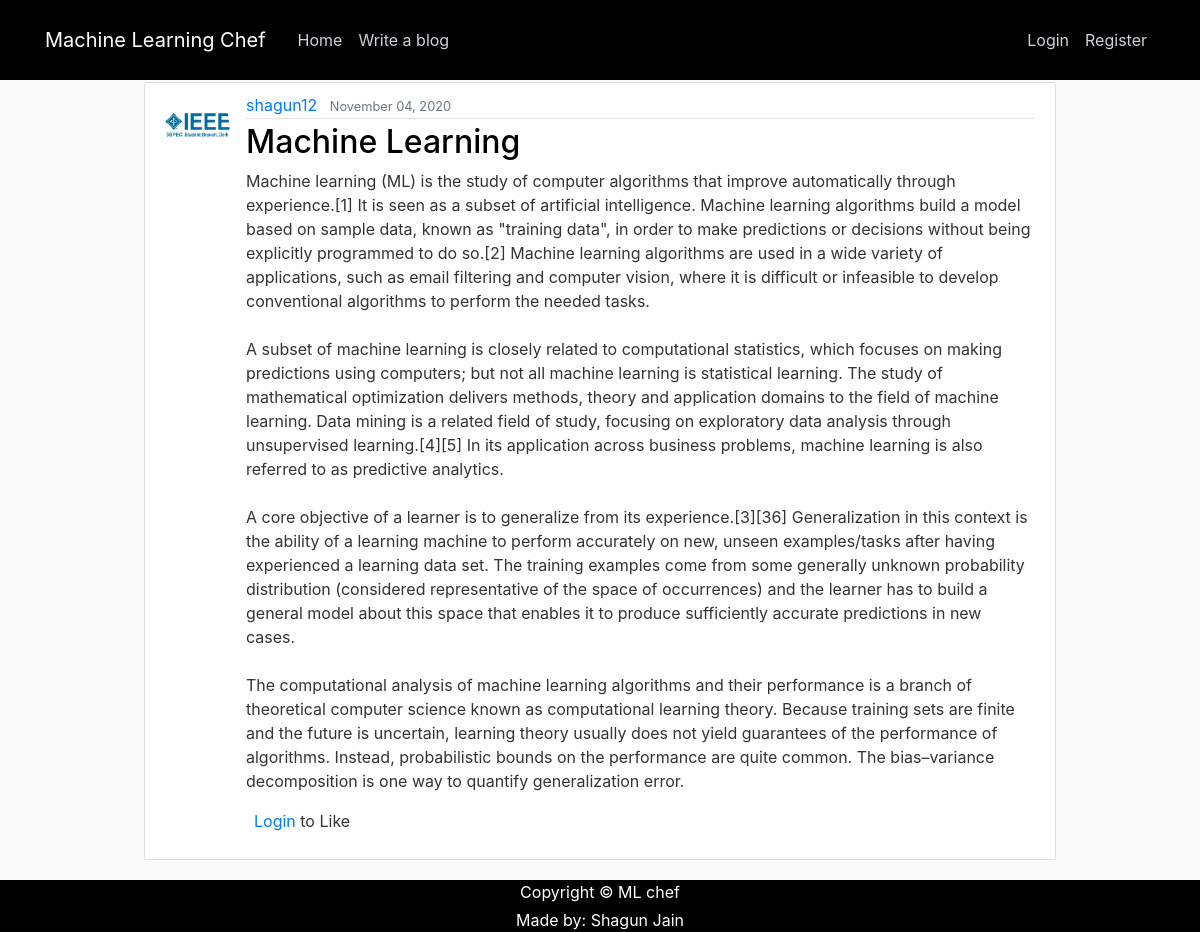
Page /post/2/ on the earlier database version.
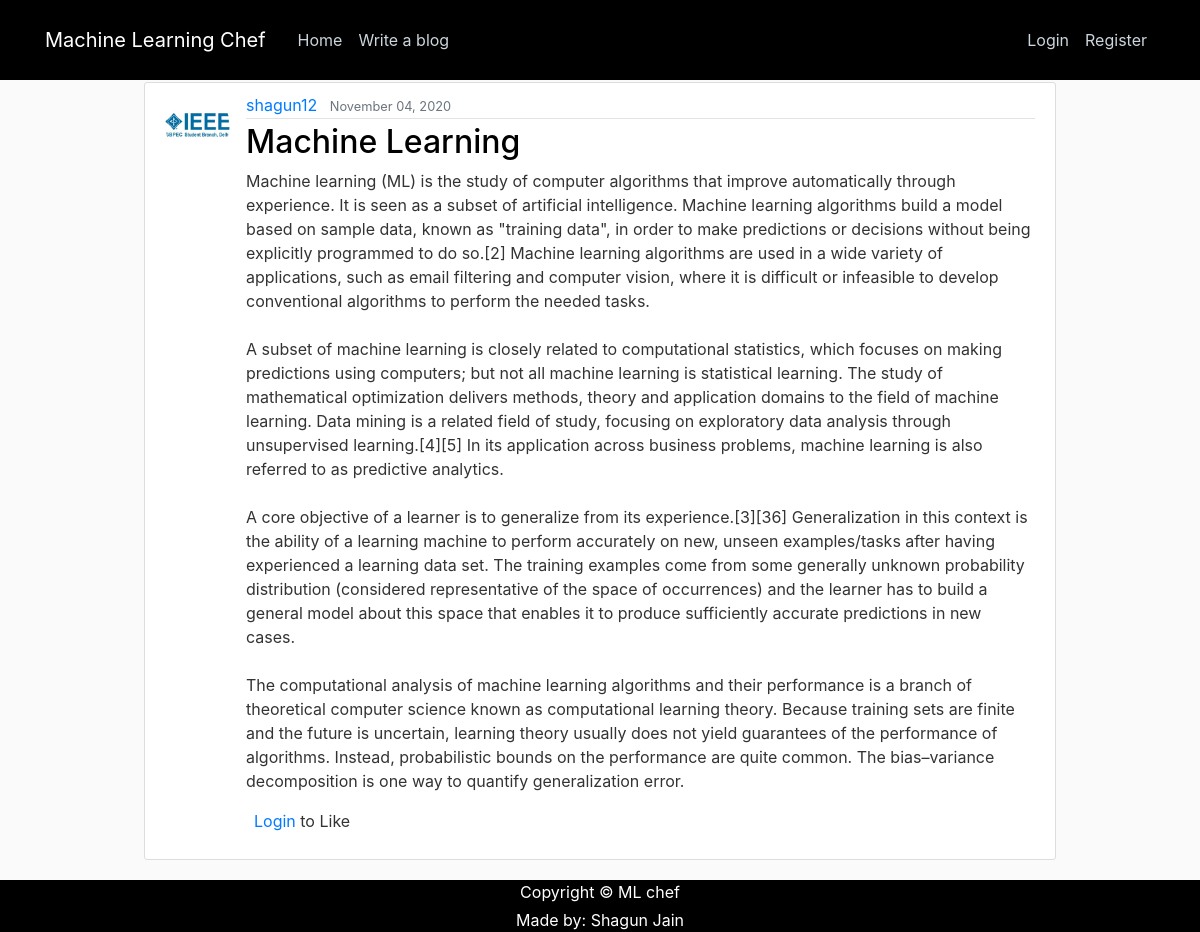
Same page on the later database version.
### myblog/models.py (models this page shows, shortened)
class Post(models.Model):
    title = models.CharField(max_length=100)
    content = models.TextField()
    date_posted = models.DateTimeField(default=timezone.now)
    author = models.ForeignKey(User, on_delete=models.CASCADE)
    likes = models.ManyToManyField(User,related_name='post_like')
    def total_like(self):
        return self.likes.count()

### myusers/models.py (models this page shows, shortened)
class Profile(models.Model):
	user = models.OneToOneField(User, on_delete=models.CASCADE)
	image = models.ImageField(default='mine.jpg', upload_to='profile_pics')

### myblog/views.py (the view)
# urls.py: path('post/<int:pk>/', Post_DetailView.as_view(), name='post-detail'),
class Post_DetailView(DetailView):
	model = Post
	def get_context_data(self, *args, **kwargs):
		context = super().get_context_data(**kwargs)
		current_post = get_object_or_404(Post, id=self.kwargs['pk'])
		liked = False
		if current_post.likes.filter(id=self.request.user.id).exists():
			liked=True
		total_like = current_post.total_like()
		context["total_like"] = total_like
		context["liked"] = liked
		return context

### myblog/templates/myblog/post_detail.html (shortened to what this page needs)
{% extends "myblog/base.html" %}
{% block content %}
  <article class="media content-section">
    <img class="rounded-circle article-img" src="{{ object.author.profile.image.url }}">
    <div class="media-body">
      <div class="article-metadata">
        <a class="mr-2" href="{% url 'blog-user_post' object.author.username %}">{{ object.author }}</a>
        <small class="text-muted">{{ object.date_posted|date:"F d, Y" }}</small>
      </div>
      <h2 class="article-title">{{ object.title }}</h2>
      <p class="article-content">{{ object.content|safe }}</p>
  {% if user.is_authenticated %}
    <form action="{% url 'like_post' post.pk %}" method="POST">
      {% csrf_token %}
        {% if liked %}
          <button type="submit", name="post_id", value="{{ post.id }}", class="btn"><i class="fa fa-heart"></i></button> <span>  {{ total_like }} Likes</span>
        {% else %}
          <button type="submit", name="post_id", value="{{ post.id }}", class="btn"><i class="fa">&#xf08a;</i></button> <span>  {{ total_like }} Likes</span>
        {% endif %}
      </form>
      {% else %}
    <p><a class="ml-2" href="{% url 'login' %}">Login</a> to Like</p>
    {% endif %}
    </div>
  </article>
{% endblock content %}

Differences in the rows shown:
changed Post "Machine Learning": content "…that improve automatically through experience.[1] It is seen as…" → "…that improve automatically through experience. It is seen as…"
